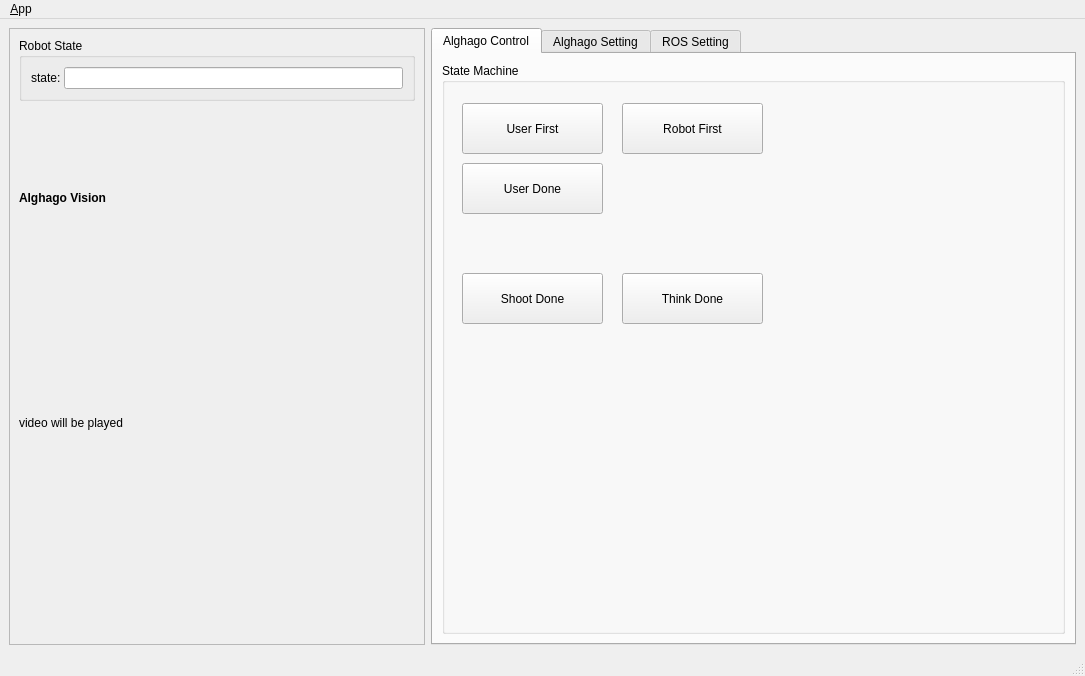
<?xml version="1.0" encoding="UTF-8"?>
<ui version="4.0">
 <class>MainWindowDesign</class>
 <widget class="QMainWindow" name="MainWindowDesign">
  <property name="geometry">
   <rect>
    <x>0</x>
    <y>0</y>
    <width>1085</width>
    <height>676</height>
   </rect>
  </property>
  <property name="windowTitle">
   <string>Alghago - Command Center</string>
  </property>
  <property name="windowIcon">
   <iconset resource="../resources/images.qrc">
    <normaloff>:/images/icon.png</normaloff>:/images/icon.png</iconset>
  </property>
  <property name="locale">
   <locale language="English" country="Australia"/>
  </property>
  <widget class="QWidget" name="centralwidget">
   <layout class="QHBoxLayout" name="horizontalLayout_3">
    <item>
     <layout class="QHBoxLayout" name="horizontalLayout_4" stretch="0,1">
      <property name="rightMargin">
       <number>0</number>
      </property>
      <item>
       <widget class="QFrame" name="frame_2">
        <property name="frameShape">
         <enum>QFrame::StyledPanel</enum>
        </property>
        <property name="frameShadow">
         <enum>QFrame::Raised</enum>
        </property>
        <layout class="QVBoxLayout" name="verticalLayout_2">
         <item>
          <widget class="QGroupBox" name="groupBox_2">
           <property name="title">
            <string>Robot State</string>
           </property>
           <layout class="QVBoxLayout" name="verticalLayout_5">
            <item>
             <layout class="QHBoxLayout" name="horizontalLayout" stretch="0,1">
              <property name="spacing">
               <number>0</number>
              </property>
              <property name="topMargin">
               <number>0</number>
              </property>
              <property name="rightMargin">
               <number>0</number>
              </property>
              <item>
               <widget class="QLabel" name="label_state">
                <property name="text">
                 <string>state: </string>
                </property>
               </widget>
              </item>
              <item>
               <widget class="QLineEdit" name="lineEdit_state">
                <property name="readOnly">
                 <bool>true</bool>
                </property>
               </widget>
              </item>
             </layout>
            </item>
           </layout>
          </widget>
         </item>
         <item>
          <spacer name="verticalSpacer">
           <property name="orientation">
            <enum>Qt::Vertical</enum>
           </property>
           <property name="sizeHint" stdset="0">
            <size>
             <width>20</width>
             <height>40</height>
            </size>
           </property>
          </spacer>
         </item>
         <item>
          <widget class="QLabel" name="label_4">
           <property name="text">
            <string>&lt;html&gt;&lt;head/&gt;&lt;body&gt;&lt;p&gt;&lt;span style=&quot; font-weight:600;&quot;&gt;Alghago Vision&lt;/span&gt;&lt;/p&gt;&lt;/body&gt;&lt;/html&gt;</string>
           </property>
           <property name="textFormat">
            <enum>Qt::AutoText</enum>
           </property>
          </widget>
         </item>
         <item>
          <widget class="QLabel" name="label_video">
           <property name="minimumSize">
            <size>
             <width>396</width>
             <height>424</height>
            </size>
           </property>
           <property name="maximumSize">
            <size>
             <width>396</width>
             <height>424</height>
            </size>
           </property>
           <property name="text">
            <string>video will be played</string>
           </property>
          </widget>
         </item>
        </layout>
       </widget>
      </item>
      <item>
       <widget class="QTabWidget" name="tab_manager">
        <property name="minimumSize">
         <size>
          <width>100</width>
          <height>0</height>
         </size>
        </property>
        <property name="locale">
         <locale language="English" country="Australia"/>
        </property>
        <property name="currentIndex">
         <number>0</number>
        </property>
        <widget class="QWidget" name="tab_4">
         <attribute name="title">
          <string>Alghago Control</string>
         </attribute>
         <layout class="QVBoxLayout" name="verticalLayout_6">
          <item>
           <layout class="QVBoxLayout" name="verticalLayout_4">
            <item>
             <widget class="QGroupBox" name="groupBox_3">
              <property name="title">
               <string>State Machine</string>
              </property>
              <widget class="QPushButton" name="button_user_first">
               <property name="geometry">
                <rect>
                 <x>20</x>
                 <y>40</y>
                 <width>141</width>
                 <height>51</height>
                </rect>
               </property>
               <property name="text">
                <string>User First</string>
               </property>
              </widget>
              <widget class="QPushButton" name="button_robot_first">
               <property name="geometry">
                <rect>
                 <x>180</x>
                 <y>40</y>
                 <width>141</width>
                 <height>51</height>
                </rect>
               </property>
               <property name="text">
                <string>Robot First</string>
               </property>
              </widget>
              <widget class="QPushButton" name="button_user_done">
               <property name="geometry">
                <rect>
                 <x>20</x>
                 <y>100</y>
                 <width>141</width>
                 <height>51</height>
                </rect>
               </property>
               <property name="text">
                <string>User Done</string>
               </property>
              </widget>
              <widget class="QPushButton" name="button_shoot_done">
               <property name="geometry">
                <rect>
                 <x>20</x>
                 <y>210</y>
                 <width>141</width>
                 <height>51</height>
                </rect>
               </property>
               <property name="text">
                <string>Shoot Done</string>
               </property>
              </widget>
              <widget class="QPushButton" name="button_think_done">
               <property name="geometry">
                <rect>
                 <x>180</x>
                 <y>210</y>
                 <width>141</width>
                 <height>51</height>
                </rect>
               </property>
               <property name="text">
                <string>Think Done</string>
               </property>
              </widget>
             </widget>
            </item>
           </layout>
          </item>
         </layout>
        </widget>
        <widget class="QWidget" name="tab_3">
         <attribute name="title">
          <string>Alghago Setting</string>
         </attribute>
        </widget>
        <widget class="QWidget" name="tab_status">
         <attribute name="title">
          <string>ROS Setting</string>
         </attribute>
         <layout class="QHBoxLayout" name="horizontalLayout_2">
          <item>
           <widget class="QGroupBox" name="groupBox_12">
            <property name="sizePolicy">
             <sizepolicy hsizetype="MinimumExpanding" vsizetype="Preferred">
              <horstretch>0</horstretch>
              <verstretch>0</verstretch>
             </sizepolicy>
            </property>
            <property name="title">
             <string>Logging</string>
            </property>
            <layout class="QGridLayout" name="gridLayout_3">
             <item row="0" column="0">
              <widget class="QListView" name="view_logging"/>
             </item>
            </layout>
           </widget>
          </item>
          <item>
           <widget class="QFrame" name="frame">
            <property name="sizePolicy">
             <sizepolicy hsizetype="Minimum" vsizetype="Preferred">
              <horstretch>0</horstretch>
              <verstretch>0</verstretch>
             </sizepolicy>
            </property>
            <property name="frameShape">
             <enum>QFrame::StyledPanel</enum>
            </property>
            <property name="frameShadow">
             <enum>QFrame::Raised</enum>
            </property>
            <layout class="QVBoxLayout" name="verticalLayout_3">
             <item>
              <widget class="QGroupBox" name="groupBox">
               <property name="title">
                <string>Ros Master</string>
               </property>
               <layout class="QGridLayout" name="gridLayout">
                <item row="0" column="0">
                 <widget class="QLabel" name="label">
                  <property name="frameShape">
                   <enum>QFrame::StyledPanel</enum>
                  </property>
                  <property name="frameShadow">
                   <enum>QFrame::Raised</enum>
                  </property>
                  <property name="text">
                   <string>Ros Master Url</string>
                  </property>
                 </widget>
                </item>
                <item row="1" column="0" colspan="2">
                 <widget class="QLineEdit" name="line_edit_master">
                  <property name="text">
                   <string>http://192.168.1.2:11311/</string>
                  </property>
                 </widget>
                </item>
                <item row="2" column="0">
                 <widget class="QLabel" name="label_2">
                  <property name="frameShape">
                   <enum>QFrame::StyledPanel</enum>
                  </property>
                  <property name="frameShadow">
                   <enum>QFrame::Raised</enum>
                  </property>
                  <property name="text">
                   <string>Ros IP</string>
                  </property>
                 </widget>
                </item>
                <item row="3" column="0" colspan="2">
                 <widget class="QLineEdit" name="line_edit_host">
                  <property name="text">
                   <string>192.168.1.67</string>
                  </property>
                 </widget>
                </item>
                <item row="4" column="0">
                 <widget class="QLabel" name="label_3">
                  <property name="frameShape">
                   <enum>QFrame::StyledPanel</enum>
                  </property>
                  <property name="frameShadow">
                   <enum>QFrame::Raised</enum>
                  </property>
                  <property name="text">
                   <string>Ros Hostname</string>
                  </property>
                 </widget>
                </item>
                <item row="5" column="0" colspan="2">
                 <widget class="QLineEdit" name="line_edit_topic">
                  <property name="enabled">
                   <bool>false</bool>
                  </property>
                  <property name="text">
                   <string>unused</string>
                  </property>
                 </widget>
                </item>
                <item row="6" column="0" colspan="2">
                 <widget class="QCheckBox" name="checkbox_use_environment">
                  <property name="layoutDirection">
                   <enum>Qt::RightToLeft</enum>
                  </property>
                  <property name="text">
                   <string>Use environment variables</string>
                  </property>
                 </widget>
                </item>
                <item row="7" column="0" colspan="2">
                 <widget class="QCheckBox" name="checkbox_remember_settings">
                  <property name="layoutDirection">
                   <enum>Qt::RightToLeft</enum>
                  </property>
                  <property name="text">
                   <string>Remember settings on startup</string>
                  </property>
                 </widget>
                </item>
                <item row="8" column="0">
                 <spacer name="horizontalSpacer">
                  <property name="orientation">
                   <enum>Qt::Horizontal</enum>
                  </property>
                  <property name="sizeHint" stdset="0">
                   <size>
                    <width>170</width>
                    <height>21</height>
                   </size>
                  </property>
                 </spacer>
                </item>
                <item row="8" column="1">
                 <widget class="QPushButton" name="button_connect">
                  <property name="enabled">
                   <bool>true</bool>
                  </property>
                  <property name="sizePolicy">
                   <sizepolicy hsizetype="MinimumExpanding" vsizetype="Fixed">
                    <horstretch>0</horstretch>
                    <verstretch>0</verstretch>
                   </sizepolicy>
                  </property>
                  <property name="toolTip">
                   <string>Set the target to the current joint trajectory state.</string>
                  </property>
                  <property name="statusTip">
                   <string>Clear all waypoints and set the target to the current joint trajectory state.</string>
                  </property>
                  <property name="text">
                   <string>Connect</string>
                  </property>
                 </widget>
                </item>
               </layout>
              </widget>
             </item>
             <item>
              <spacer name="verticalSpacer_3">
               <property name="orientation">
                <enum>Qt::Vertical</enum>
               </property>
               <property name="sizeHint" stdset="0">
                <size>
                 <width>20</width>
                 <height>233</height>
                </size>
               </property>
              </spacer>
             </item>
            </layout>
           </widget>
          </item>
         </layout>
        </widget>
       </widget>
      </item>
     </layout>
    </item>
   </layout>
  </widget>
  <widget class="QMenuBar" name="menubar">
   <property name="geometry">
    <rect>
     <x>0</x>
     <y>0</y>
     <width>1085</width>
     <height>25</height>
    </rect>
   </property>
   <widget class="QMenu" name="menu_File">
    <property name="title">
     <string>&amp;App</string>
    </property>
    <addaction name="action_Preferences"/>
    <addaction name="separator"/>
    <addaction name="actionAbout"/>
    <addaction name="actionAbout_Qt"/>
    <addaction name="separator"/>
    <addaction name="action_Quit"/>
   </widget>
   <addaction name="menu_File"/>
  </widget>
  <widget class="QStatusBar" name="statusbar"/>
  <action name="action_Quit">
   <property name="text">
    <string>&amp;Quit</string>
   </property>
   <property name="shortcut">
    <string>Ctrl+Q</string>
   </property>
   <property name="shortcutContext">
    <enum>Qt::ApplicationShortcut</enum>
   </property>
  </action>
  <action name="action_Preferences">
   <property name="text">
    <string>&amp;Preferences</string>
   </property>
  </action>
  <action name="actionAbout">
   <property name="text">
    <string>&amp;About</string>
   </property>
  </action>
  <action name="actionAbout_Qt">
   <property name="text">
    <string>About &amp;Qt</string>
   </property>
  </action>
 </widget>
 <resources>
  <include location="../resources/images.qrc"/>
 </resources>
 <connections>
  <connection>
   <sender>action_Quit</sender>
   <signal>triggered()</signal>
   <receiver>MainWindowDesign</receiver>
   <slot>close()</slot>
   <hints>
    <hint type="sourcelabel">
     <x>-1</x>
     <y>-1</y>
    </hint>
    <hint type="destinationlabel">
     <x>399</x>
     <y>299</y>
    </hint>
   </hints>
  </connection>
 </connections>
</ui>
